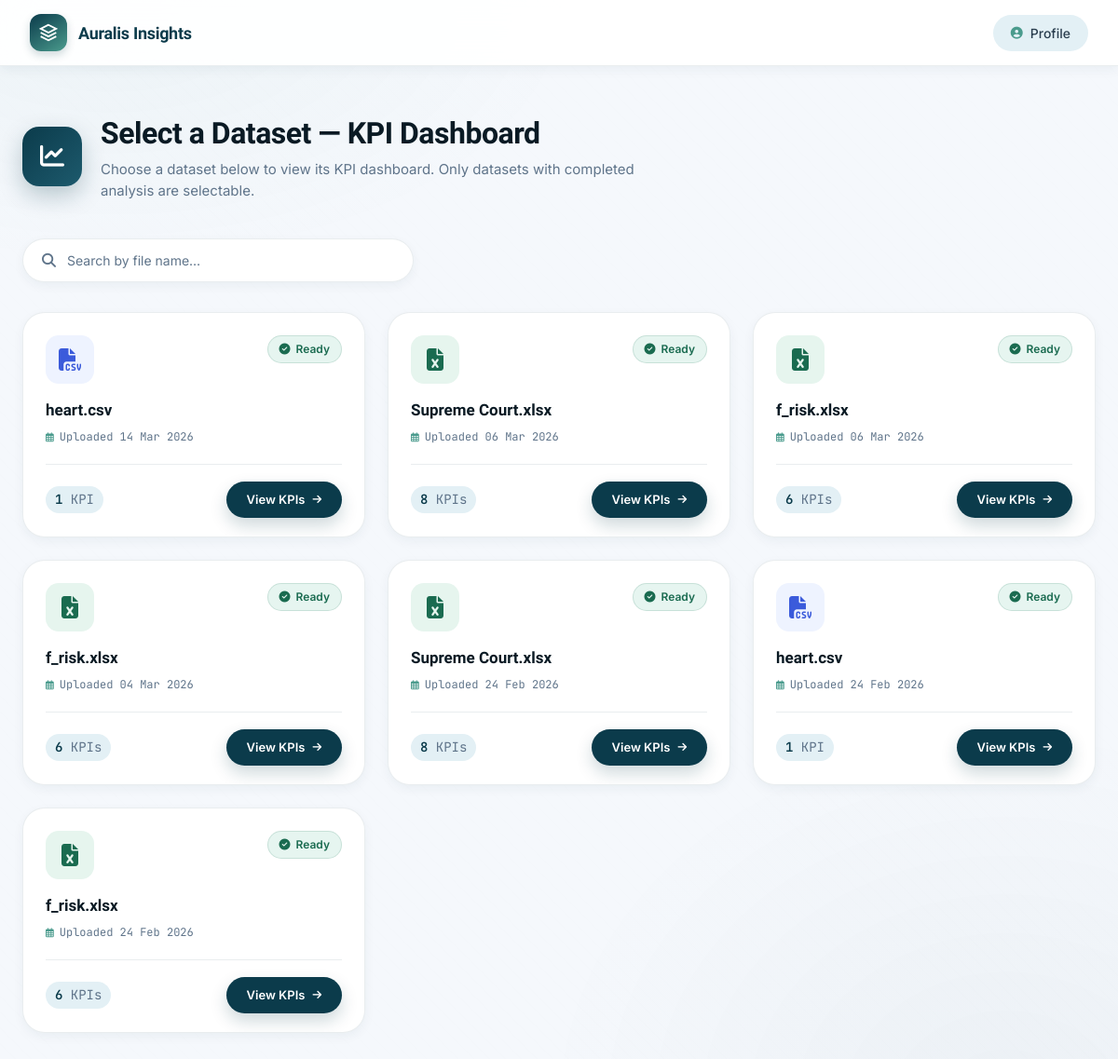
Page /pick/kpi/ (signed in) on the earlier database version.
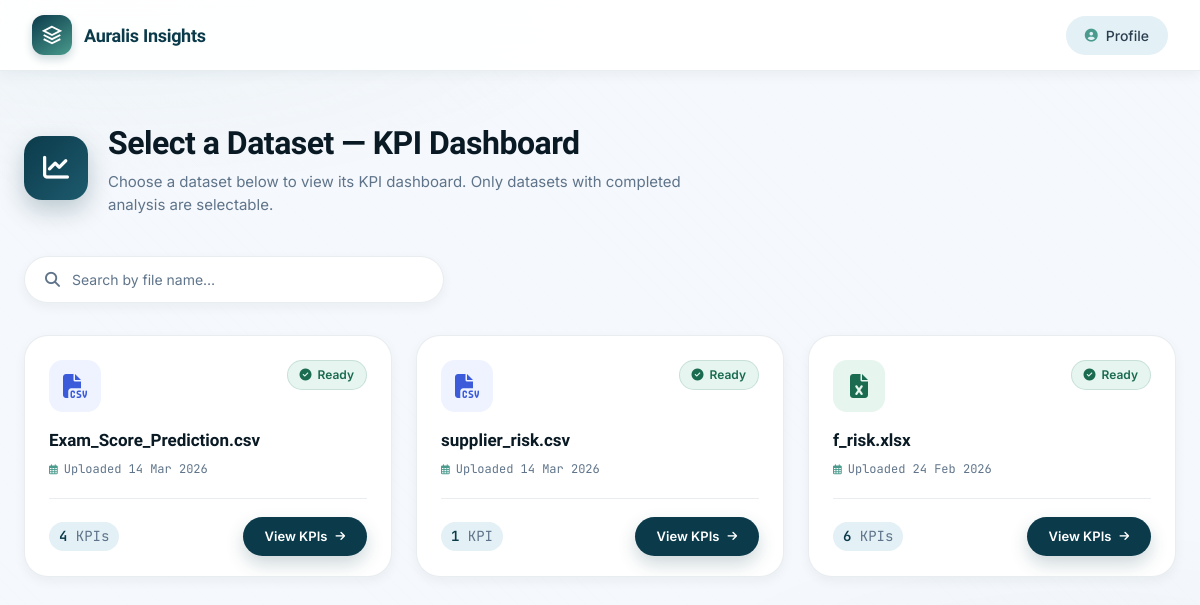
Same page on the later database version.
### data_preparation/models.py (models this page shows, shortened)
class Dataset(models.Model):
    user = models.ForeignKey(CustomUser, on_delete=models.CASCADE)
    file = models.FileField(upload_to="datasets/", null=True, blank=True)
    file_name = models.CharField(max_length=255)
    uploaded_at = models.DateTimeField(auto_now_add=True)
    is_processed = models.BooleanField(default=False)
    parent_dataset = models.ForeignKey(
        "self",
        null=True,
        blank=True,
        on_delete=models.SET_NULL,
        related_name="prepared_versions"
    )
    status = models.CharField(
        max_length=20,
        choices=[
            ("original", "Original"),
            ("prepared", "Prepared")
        ],
        default="original"
    )

### kpi_engine/views.py (the view)
# urls.py: path('pick/kpi/',                           views.dataset_picker_kpi,       name='dataset_picker_kpi'),
def dataset_picker_kpi(request):
    user_id = get_user_id(request)
    if not user_id:
        return redirect('login')
    datasets = Dataset.objects.filter(user_id=user_id).order_by('-id')
    for ds in datasets:
        try:
            ar = AnalysisResult.objects.get(cleaning_report__dataset=ds)
            ds.analysis_result_id = ar.id
            ds.kpi_count          = len(ar.result_json.get('kpis', []))
            ds.has_analysis       = True
        except AnalysisResult.DoesNotExist:
            ds.analysis_result_id = None
            ds.kpi_count          = 0
            ds.has_analysis       = False
    return render(request, 'kpi_engine/dataset_picker.html', {
        'datasets':    datasets,
        'picker_mode': 'kpi',
        'page_title':  'Select a Dataset — KPI Dashboard',
        'page_icon':   'fas fa-chart-line',
        'card_action': 'View KPIs',
    })

### kpi_engine/views.py (called while the page is built)
def get_user_id(request):
    return request.session.get('user_id', None)

### templates/kpi_engine/dataset_picker.html (shortened to what this page needs)
<!DOCTYPE html>
<html lang="en">
<head>
<link rel="stylesheet" href="https://cdnjs.cloudflare.com/ajax/libs/font-awesome/6.5.0/css/all.min.css">
</head>
<body>
<div class="topbar">
  <div class="topbar-inner">
    <a href="{% url 'home' %}" class="brand">
      <div class="brand-logo">
        <svg viewBox="0 0 24 24">
          <path d="M12 2L2 7l10 5 10-5-10-5zM2 17l10 5 10-5M2 12l10 5 10-5"/>
        </svg>
      </div>
      <span class="brand-name">Auralis Insights</span>
    </a>
    <a href="{% url 'profile' %}" class="nav-link"><i class="fas fa-user-circle"></i> Profile</a>
  </div>
</div>
<div class="page-wrap">
  <div class="page-header">
    <div class="page-header-top">
      <div class="page-header-icon">
        <i class="{{ page_icon }}"></i>
      </div>
      <div>
        <h1>{{ page_title }}</h1>
        <p>Choose a dataset below to view its
          {% if picker_mode == "kpi" %}KPI dashboard{% else %}interactive dashboard{% endif %}.
          Only datasets with completed analysis are selectable.
        </p>
      </div>
    </div>
  </div>
  <div class="search-wrap">
    <div class="search-box">
      <i class="fas fa-search"></i>
      <input type="text" id="searchInput" placeholder="Search by file name…" autocomplete="off">
    </div>
  </div>
  {% if datasets %}
    <div class="datasets-grid" id="datasetsGrid">
      {% for ds in datasets %}
        <div class="ds-card" data-name="{{ ds.file_name|lower }}">
          <div class="ds-card-top">
            <div class="ds-file-icon {% if ds.file_name|slice:'-5:' == '.xlsx' %}excel{% elif ds.file_name|slice:'-4:' == '.csv' %}csv{% endif %}">
              {% if ds.file_name|slice:"-5:" == ".xlsx" %}
                <i class="fas fa-file-excel"></i>
              {% else %}
                <i class="fas fa-file-csv"></i>
              {% endif %}
            </div>
            {% if ds.has_analysis %}
              <span class="ds-status-badge badge-ready">
                <i class="fas fa-check-circle"></i> Ready
              </span>
            {% elif ds.is_processed %}
              <span class="ds-status-badge badge-no-analysis">
                <i class="fas fa-exclamation-circle"></i> No Analysis
              </span>
            {% else %}
              <span class="ds-status-badge badge-pending">
                <i class="fas fa-clock"></i> Pending
              </span>
            {% endif %}
          </div>
          <div class="ds-name" title="{{ ds.file_name }}">{{ ds.file_name }}</div>
          <div class="ds-meta"><i class="far fa-calendar-alt"></i> Uploaded {{ ds.uploaded_at|date:"d M Y" }}</div>
          <div class="ds-card-footer">
            {% if ds.has_analysis %}
              <div class="ds-kpi-count">
                {{ ds.kpi_count }} <span>KPI{{ ds.kpi_count|pluralize }}</span>
              </div>
              {% if picker_mode == "kpi" %}
                <a href="{% url 'dashboard' ds.analysis_result_id %}" class="btn-action btn-primary">
                  {{ card_action }} <i class="fas fa-arrow-right"></i>
                </a>
              {% else %}
                <a href="{% url 'interactive_dashboard' ds.analysis_result_id %}" class="btn-action btn-primary">
                  {{ card_action }} <i class="fas fa-arrow-right"></i>
                </a>
              {% endif %}
            {% endif %}
          </div>
        </div>
      {% endfor %}
    </div>
  {% endif %}
</div>
</body>
</html>

Differences in the rows shown:
removed Dataset: shows "Ready", file_name "heart.csv", uploaded_at "14 Mar 2026", kpi_count "1", card_action "View KPIs"
removed Dataset: shows "Ready", file_name "Supreme Court.xlsx", uploaded_at "06 Mar 2026", kpi_count "8", card_action "View KPIs"
removed Dataset: shows "Ready", file_name "f_risk.xlsx", uploaded_at "06 Mar 2026", kpi_count "6", card_action "View KPIs"
removed Dataset: shows "Ready", file_name "f_risk.xlsx", uploaded_at "04 Mar 2026", kpi_count "6", card_action "View KPIs"
removed Dataset: shows "Ready", file_name "Supreme Court.xlsx", uploaded_at "24 Feb 2026", kpi_count "8", card_action "View KPIs"
removed Dataset: shows "Ready", file_name "heart.csv", uploaded_at "24 Feb 2026", kpi_count "1", card_action "View KPIs"
added Dataset: shows "Ready", file_name "Exam_Score_Prediction.csv", uploaded_at "14 Mar 2026", kpi_count "4", card_action "View KPIs"
added Dataset: shows "Ready", file_name "supplier_risk.csv", uploaded_at "14 Mar 2026", kpi_count "1", card_action "View KPIs"
